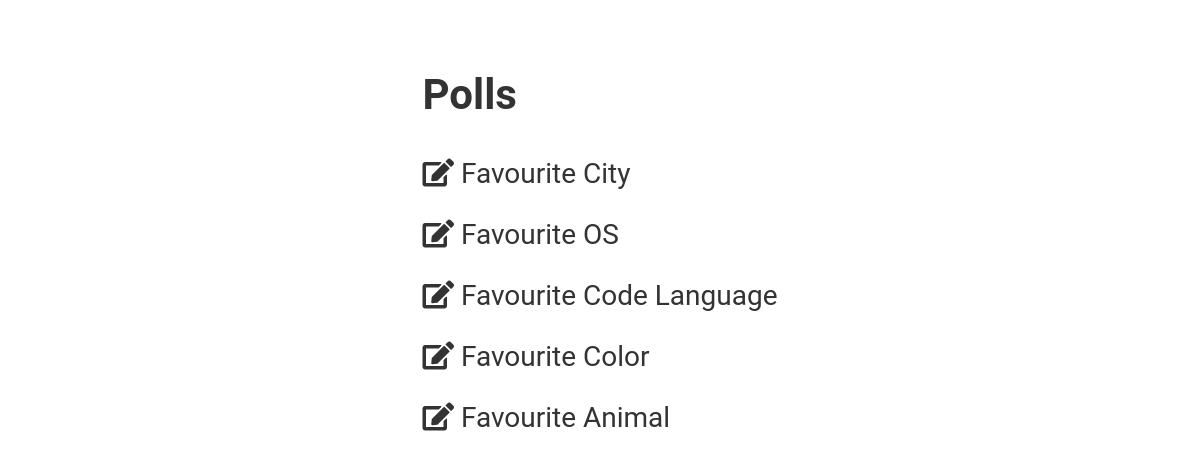
Screenshot of /polls/ with the database file from the repository.
### poll/models.py (models this page shows, shortened)
class Poll(models.Model):
    name = models.CharField(max_length=200, unique=True)
    slug = models.SlugField(max_length=200, unique=True)
    active = models.BooleanField(default=True)
    opened_from = models.DateTimeField()
    opened_to = models.DateTimeField()
    class Meta:
        ordering = ("-opened_from",)
        indexes = [models.Index(fields=["name"])]
    def get_absolute_url(self) -> str:
        return reverse("poll:poll_choices", kwargs=dict(poll_slug=self.slug))

### poll/views.py (the view)
# urls.py: path("polls/", include("poll.urls", namespace="poll")),
def polls(request: HttpRequest) -> HttpResponse:
    polls = Poll.objects.filter(active=True)
    return render(request, "polls.html", dict(polls=polls))

### poll/templates/polls.html (shortened to what this page needs)
{% extends "base.html" %}
{% load static %}
{% block content %}
<h1>Polls</h1>
{% for poll in polls %}
<p>
    <i class="fas fa-edit"></i>
  <a href="{{ poll.get_absolute_url }}">
    {{ poll.name }}
  </a>
</p>
{% endfor %}
{% endblock %}

### poll/static/css/style.css (style rules this page uses)
body { background-color: white; font-family: 'Roboto', sans-serif; font-size: 14px; color: #333; margin: 0; padding: 0; display: flex; flex-direction: column; align-items: center; min-height: 100vh; }
.container h1 { font-size: 3em; margin: 0; padding: 0; text-align: justify; padding-bottom: 10px; }
.container p { font-size: 2em; text-align: justify; }
a { color: #333; text-decoration: none; }

### rows the page displays
Poll: name "Favourite City"
Poll: name "Favourite OS"
Poll: name "Favourite Code Language"
Poll: name "Favourite Color"
Poll: name "Favourite Animal"
